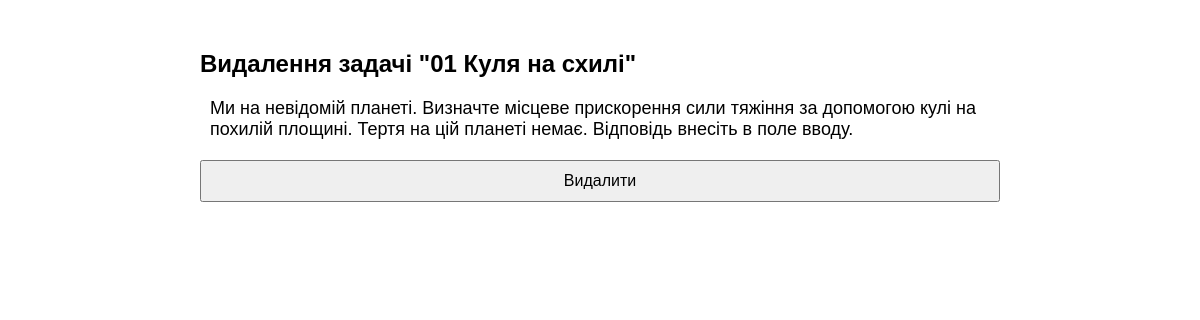
The app's page /del_prob/8 (signed in), older data.
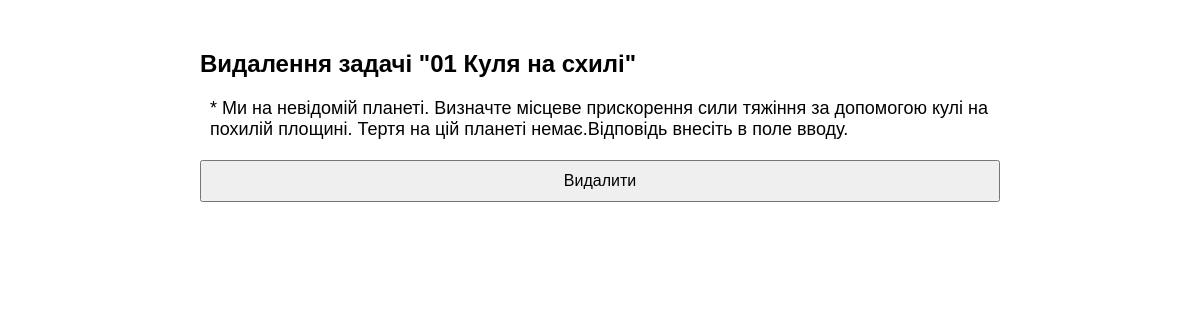
The same page, newer data.
### web_macro_mech/models.py (models this page shows)
class Base(DeclarativeBase):
    pass

class Problem(Base):
    __tablename__ = "problems"
    id: Mapped[int] = mapped_column(primary_key=True)
    title: Mapped[str] = mapped_column(String(150), nullable=False)
    cond: Mapped[str] = mapped_column(Text, nullable=False)
    init: Mapped[str] = mapped_column(Text, nullable=False)
    answer: Mapped[str] = mapped_column(Text, nullable=False)
    isOpen: Mapped[bool] = mapped_column(Boolean, default=True)
    username: Mapped[str] = mapped_column(ForeignKey("users.username"))
    user: Mapped["User"] = relationship(back_populates="problems")

### web_macro_mech/routes/main.py (the view)
@main_bp.route('/del_prob/<id>', methods=['GET','POST'])
@login_required
def del_prob(id):
    if request.method == 'GET':
        with SessionLocal() as db:
            problem = db.get(Problem, id)
        return render_template('del_prob.html', problem = problem);
    elif request.method == 'POST':
        with SessionLocal() as db:
            problem = db.get(Problem, id)
            db.delete(problem)
            db.commit()
        return redirect(url_for('main.index'))

### web_macro_mech/__init__.py (called while the page is built)
@login_manager.user_loader
def load_user(user_id):
    with SessionLocal() as session:
        return session.get(User, int(user_id))

### web_macro_mech/templates/del_prob.html (shortened to what this page needs)
{% extends "layout.html" %}
{% block content %}
    <h2>Видалення задачі "{{problem.title}}"</h2>
    <form method="POST">
        <div name="cond" style="font-size: 18px; padding: 0px 10px 20px 10px;">{{problem.cond}}</div>
        <button type="submit">Видалити</button>
    </form>
{% endblock %}

Row changes from the older to the newer data that the page shows:
changed Problem "01 Куля на схилі": cond "Ми на невідомій планеті. Визначте місцеве прискорення сили тяжіння за допомогою кулі на похилій площині. Тертя на цій планеті немає. Відповідь внесіть в поле вводу." → "* Ми на невідомій планеті. Визначте місцеве прискорення сили тяжіння за допомогою кулі на похилій площині. Тертя на цій планеті немає.Відповідь внесіть в поле вводу."
